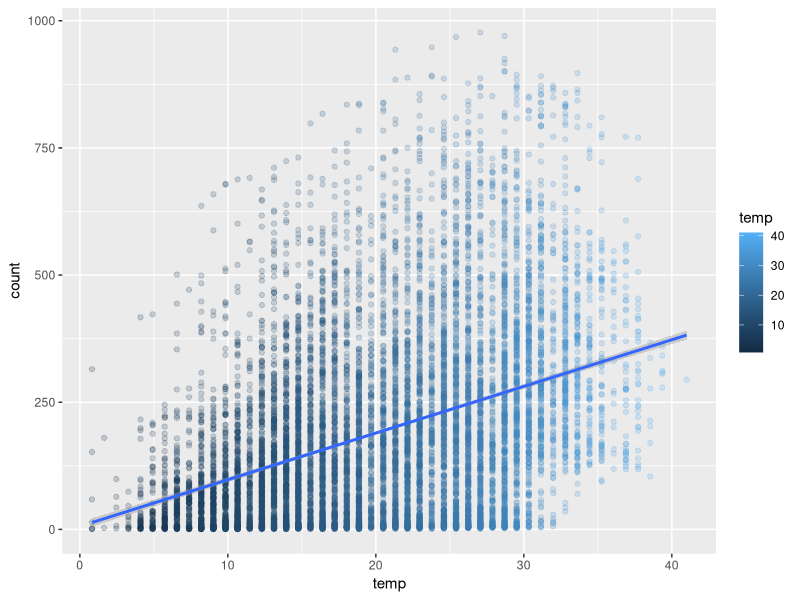

Write the R code that produced this figure. (Note: this script raises an error after producing the figure.)
library(ggplot2)
library(ggthemes)
library(dplyr )
library(caTools)

# Load the dataset
df<-read.csv('bikeshare.csv',sep=',')
#Set the data as data frame
bike<-as.data.frame(df)
print(head(bike))
str(bike)

# Check for null values
is.na(bike)

#Create a scatter plot of count vs temp
ggplot(bike, aes(x=temp, y=count)) + geom_point(alpha=0.2, aes(color=temp)) +  geom_smooth(method=lm)
       
#Plot count versus datetime as a scatterplot with a color gradient based on temperature. You'll need to convert the datetime column into POSIXct before plotting.

bike$datetime<-as.POSIXct(bike$datetime)
bike$datetime
ggplot(bike,aes(datetime,count)) + geom_point(aes(color=temp),alpha=0.5)  + scale_color_continuous(low='#55D8CE',high='#FF6E2E') +theme_bw()

#correlation between temp and count

cor_data<- cor(bike[,c('temp','count')])
print(cor_data)

ggplot(bike,aes(factor(season),count)) + geom_boxplot(aes(color=factor(season))) +theme_bw()

#Feature Engineering


bike$hour1 <- sapply(bike$datetime,function(x){format(x,"%H")})
bike

#plot a scatterplot betwwn count and hour

pl <- ggplot(filter(bike,workingday==1),aes(hour1,count)) 
pl <- pl + geom_point(position=position_jitter(w=1, h=0),aes(color=temp),alpha=0.5)
pl <- pl + scale_color_gradientn(colours = c('dark blue','blue','light blue','light green','yellow','orange','red'))
pl + theme_bw()
print(pl)

dl <- ggplot(filter(bike,workingday==0),aes(hour1,count)) 
dl <- dl + geom_point(position=position_jitter(w=1, h=0),aes(color=temp),alpha=0.5)
dl <- dl + scale_color_gradientn(colours = c('dark blue','blue','light blue','light green','yellow','orange','red'))
dl + theme_bw()
print(pl)


#Building the model based on temp feature
temp.model<-lm(count~temp,bike)
summary(temp.model)
#Building the model based on all feature 
# how many bikes rental count for temp=25
#6.0462 +9.1705     *25 = 235.3087
temp.test <- data.frame(temp=c(25))
predict(temp.model,temp.test)
bike$hour1 <- sapply(bike$hour1,as.numeric)
model <- lm(count ~ . -casual - registered -datetime -atemp,bike )
summary(model)
